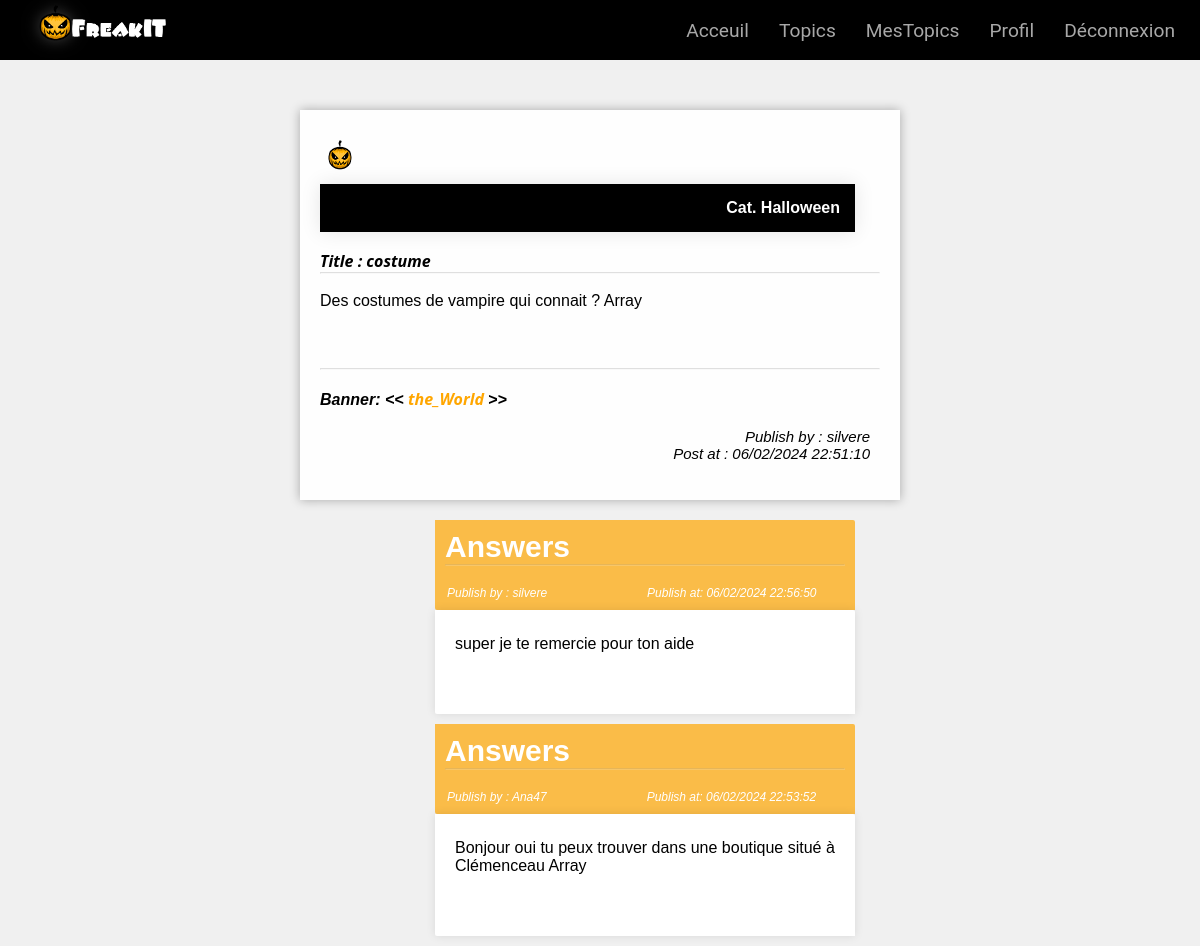
The page /viewanswers.php?id=1 (signed in) on the database its author committed.
### tables this page shows
CREATE TABLE IF NOT EXISTS `topic` (
  `id` int NOT NULL AUTO_INCREMENT,
  `title` text NOT NULL,
  `sujet` text NOT NULL,
  `banner` varchar(256) NOT NULL,
  `id_auteur` int NOT NULL,
  `pseudo_auteur` varchar(33) NOT NULL,
  `date_publication` text NOT NULL,
  `close` tinyint(1) NOT NULL DEFAULT '1',
  `id_cat` int DEFAULT NULL,
  PRIMARY KEY (`id`),
  KEY `fk_id_cat` (`id_cat`)
);

CREATE TABLE IF NOT EXISTS `category` (
  `id` int NOT NULL AUTO_INCREMENT,
  `cat` varchar(256) NOT NULL,
  PRIMARY KEY (`id`)
);

CREATE TABLE IF NOT EXISTS `answers` (
  `id` int NOT NULL AUTO_INCREMENT,
  `id_topic` int NOT NULL,
  `id_auteur` int NOT NULL,
  `reponse` text NOT NULL,
  `banner` varchar(256) NOT NULL,
  `pseudo_auteur` text NOT NULL,
  `date_publication` text NOT NULL,
  PRIMARY KEY (`id`)
);

### action/topic/answersaction.php (called while the page is built)
<?php
require('action/data/connexion.php');
$idtop = $_GET['id'];
$reqasw = $connexion->query("SELECT topic.*, category.cat FROM topic JOIN category ON topic.id_cat = category.id WHERE topic.id = '$idtop'");
?>

### action/topic/viewsanswaction.php (called while the page is built)
<?php
require('action/data/connexion.php');
$idtopic = $_GET['id'];
$reqview = $connexion->query("SELECT * FROM answers WHERE id_topic = '$idtopic' ORDER BY answers.id DESC");
?>

### viewanswers.php (the view, shortened to what this page needs)
<?php
require('action/data/connexion.php');
require('action/topic/answersaction.php');
require('action/topic/viewsanswaction.php');
?>
<!DOCTYPE html>
<html lang="en">
<head>
    <link rel="stylesheet" href="css/answer3.css">
</head>
<body>
    <?php include 'includes/navbar.php'; ?>
    <br> <br> <br><br> <br>
    <form method="POST" >
        <?php
        while ($infotopic = $reqasw->fetch()) {
            $emoj = array(':)', ':(', ':3', ';-)', ':-)', ':-(', '<3', ':D', 'xD', 'x)', "x')", ':o', ':O', 'oO');
            $emoji_path = array(
            '<img src="emojis/emo_smile.png" class="emoj"/>',
            '<img src="emojis/emo_sad.png" class="emoj"/>',
            '<img src="emojis/emo_cat.png" class="emoj"/>',
            '<img src="emojis/emo_wink.png" class="emoj"/>',
            '<img src="emojis/emo_smile.png" class="emoj"/>',
            '<img src="emojis/emo_smile.png" class="emoj"/>',
            '<img src="emojis/emo_smile.png" class="emoj"/>',
            '<img src="emojis/emo_smile.png" class="emoj"/>',
            '<img src="emojis/emo_smile.png" class="emoj"/>',
            '<img src="emojis/emo_smile.png" class="emoj"/>',
            '<img src="emojis/emo_smile.png" class="emoj"/>',
            '<img src="emojis/emo_smile.png" class="emoj"/>',
            '<img src="emojis/emo_smile.png" class="emoj"/>',
            );
            $infotopic['sujet'] = str_replace($emoj, $emoji_path, $infotopic['sujet']);
        ?>
            <div class="cardcontain">
                <div class="head">
                    <div class="img">
                        <td><img src="css/icon.png" alt=""></td>
                    </div>
                    <div class="category">
                        <td>Cat. <?php echo $infotopic['cat']; ?></td>
                    </div>
                </div>
                <br>
                <div class="title">
                    <td> Title : <?php echo $infotopic['title']; ?></td>
                    <br>
                    <hr style="opacity: calc(0.3);">
                </div>
                <br>
                <div class="sujet">
                    <td><?php echo $infotopic['sujet']; ?></td>
                </div>
                <br>
                <div class="containban">
                    <hr style="opacity: calc(0.3);">
                    <br>
                    <div class="banner">
                        <td> <span> Banner: << </span> <?php echo $infotopic['banner']; ?> <span> >> </span></td>
                    </div>
                    <br>
                </div>
                <div class="contentinf">
                    <div class="inf">
                        <div class="pseudo_auteur">
                            <td> Publish by : <?php echo $infotopic['pseudo_auteur']; ?></td>
                        </div>
                        <div class="date_publication">
                            <td> Post at : <?php echo $infotopic['date_publication']; ?></td>
                        </div>
                    </div>
                </div>
                <br>
            </div>
            <?php
                while($answer = $reqview->fetch()) {
                    $emoj = array(':)', ':(', ':3', ';-)', ':-)', ':-(', '<3', ':D', 'xD', 'x)', "x')", ':o', ':O', 'oO');
                    $emoji_path = array(
                    '<img src="emojis/emo_smile.png" class="emoj"/>',
                    '<img src="emojis/emo_sad.png" class="emoj"/>',
                    '<img src="emojis/emo_cat.png" class="emoj"/>',
                    '<img src="emojis/emo_wink.png" class="emoj"/>',
                    '<img src="emojis/emo_smile.png" class="emoj"/>',
                    '<img src="emojis/emo_smile.png" class="emoj"/>',
                    '<img src="emojis/emo_smile.png" class="emoj"/>',
                    '<img src="emojis/emo_smile.png" class="emoj"/>',
                    '<img src="emojis/emo_smile.png" class="emoj"/>',
                    '<img src="emojis/emo_smile.png" class="emoj"/>',
                    '<img src="emojis/emo_smile.png" class="emoj"/>',
                    '<img src="emojis/emo_smile.png" class="emoj"/>',
                    '<img src="emojis/emo_smile.png" class="emoj"/>',
                    );
                    $answer['reponse'] = str_replace($emoj, $emoji_path, $answer['reponse']);
                    ?>
                        <div class="answ1" >
                            <div><h2>Answers</h2></div>
                            <hr style="opacity: 0.2;" >
                            <br>
                            <div class="footer" >
                                <div>
                                    <td> Publish by : <?php echo $answer['pseudo_auteur']; ?></td>
                                </div>
                                <div class="date" >
                                    <td> Publish at: <?php echo $answer['date_publication']; ?></td>
                                </div>
                            </div>
                        </div>
                        <div class="answ" >
                            <div>
                                <td><?php echo $answer['reponse']; ?></td>
                            </div>
                            <br><br>
                        </div>
                    <?php
                }
            ?>
        <?php
        }
        ?>
    </form>
</body>
</html>

### css/answer3.css (style rules this page uses)
body { font-family: sans-serif; margin: 0; padding: 0; box-sizing: border-box; background-image: url('bg6.jpg'); background-size: cover; }
.cardcontain { max-width: 600px; margin: 20px auto; background-color: #fffffff0; padding: 20px; box-shadow: 0 0 10px rgba(0, 0, 0, 0.3); }
.category { color: #ffffff; font-weight: bold; background-color: black; width: 535px; padding: 15px; text-align: right; box-shadow: 0 0 20px rgba(0, 0, 0, 0.1); margin-right: 300px; }
.head img { margin: -10px; width: 60px; height: 70px; object-position: left bottom; align-items: first baseline; }
.contentinf { display: flex; justify-content: right; }
.title { font-weight: bold; font-style: italic; font-family: 'Segoe UI', Roboto, Oxygen, Ubuntu, Cantarell, 'Open Sans', 'Helvetica Neue', sans-serif; }
.containban { color: #ffa600; font-weight: bolder; }
.containban hr { margin-top: 40px; }
.contentinf .inf { font-size: 15px; font-style: italic; text-align: right; margin-right: 10px; }
.banner { font-family: 'Segoe UI', Roboto, Oxygen, Ubuntu, Cantarell, 'Open Sans', 'Helvetica Neue', sans-serif; font-style: italic; }
.banner span { color: black; }
::placeholder { text-align: center; padding: 30px; }
.answ { background-color: white; margin: 10px auto; padding: 25px 20px; max-width: 420px; border-radius: 0px 2px; margin-left: 435px; margin-top: -10px; box-shadow: 0 0 10px rgba(0, 0, 0, 0.1); }
.footer { display: flex; padding: 2px; font-size: 12px; }
.answ1 { background-color: rgba(255, 166, 0, 0.699); margin: 10px auto; padding: 10px; max-width: 420px; margin-left: 435px; height: 90px; color: white; font-style: italic; border-radius: 0px 2px; }
.date { margin-left: 100px; }
.answ1 h2 { font-weight: 600; font-style: normal; font-size: 30px; margin-bottom: 0; }

### css/navbar1.css (style rules this page uses)
* { margin: 0px; padding: 0px; box-sizing: border-box; font-family: sans-serif; }
body { background-color: #f0f0f0; }
img { height: 80px; width: 150px; }

### rows shown on the page
topic: category.cat "Halloween", title "costume", sujet "Des costumes de vampire qui connait ?", banner "the_World", pseudo_auteur "silvere", date_publication "06/02/2024 22:51:10"
answers: pseudo_auteur "silvere", date_publication "06/02/2024 22:56:50", reponse "super je te remercie pour ton aide"
answers: pseudo_auteur "Ana47", date_publication "06/02/2024 22:53:52", reponse "Bonjour oui tu peux trouver dans une boutique situé à Clémenceau"
